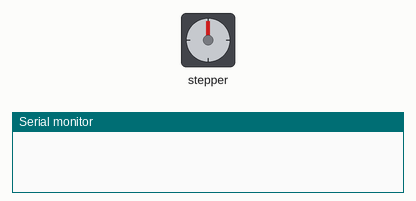
This sketch was run on a simulated Arduino Uno, built with avr-gcc and run on an emulated ATmega328P. Parts: stepper motor, the last lines printed to the serial monitor. Stepper angles assume 2048 steps per turn. At 20.0 s the program stops and its outputs stay as they are.

Above: at 0.27 s.
At 3.17 s:
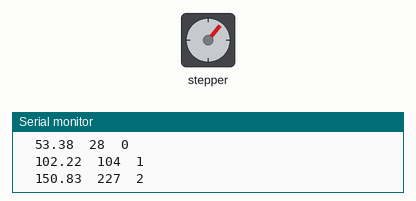
At 4.39 s:
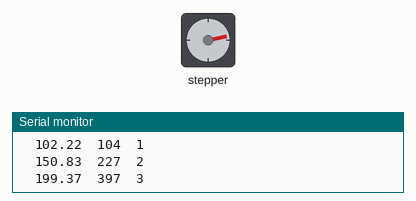
At 5.9 s:
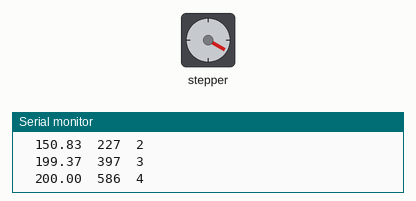
Timing chart, 0 to 7.4 s (numbered marks = the images above):
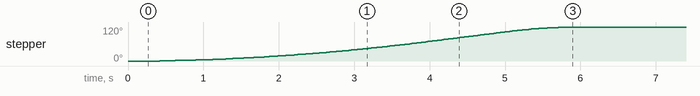

Measured:
- by itself, stepper: turns 120° clockwise in 5.4 s

The sketch:

UnoAccelStepperRunDemo.ino
```cpp
/*
   Uno sketch to drive a stepper motor using the AccelStepper library.
   Demonstrates acceleration using run(). Prints results every second.
   Runs stepper back and forth between limits. (Like Bounce demo program.)
   Works with a ULN-2003 unipolar stepper driver, or a bipolar, constant voltage motor driver
   such as the L298 or TB6612, or a step/direction constant current driver like the a4988.
   Initial Creation: 10/15/21  --jkl  jlarson@pacifier.com
      - Rev 1 - 11/7/21      -jkl
      - Rev 2 = 12/14/21   -jkl
*/
// Include the AccelStepper Library
#include <AccelStepper.h>
#include <elapsedMillis.h>

// Motor Connections (unipolar motor driver)
const int In1 = 8;
const int In2 = 9;
const int In3 = 10;
const int In4 = 11;
// Motor Connections (constant voltage bipolar H-bridge motor driver)
const int AIn1 = 8;
const int AIn2 = 9;
const int BIn1 = 10;
const int BIn2 = 11;
// Motor Connections (constant current, step/direction bipolar motor driver)
const int dirPin = 4;
const int stepPin = 5;

// Creates an instance - Pick the version you want to use and un-comment it. That's the only required change.
AccelStepper myStepper(AccelStepper::FULL4WIRE, AIn1, AIn2, BIn1, BIn2);  // works for TB6612 (Bipolar, constant voltage, H-Bridge motor driver)
//AccelStepper myStepper(AccelStepper::FULL4WIRE, In1, In3, In2, In4);    // works for ULN2003 (Unipolar motor driver)
//AccelStepper myStepper(AccelStepper::DRIVER, stepPin, dirPin);           // works for a4988 (Bipolar, constant current, step/direction driver)

elapsedMillis printTime;

void setup() {
  Serial.begin(115200);
  // set the maximum speed, acceleration factor, and the target position.
  myStepper.setMaxSpeed(200.0);   // the motor accelerates to this speed exactly without overshoot. Try other values.
  myStepper.setAcceleration(50.0);   // try other acceleration rates.
  myStepper.moveTo(1500);
  // For negative rotation
  //myStepper.moveTo(-10000);    // This will demonstrate a move in the negative direction.
}
int count = 0;    // tracks seconds to trigger an action if desired.
void loop() {
  float mSpeed;
  if (printTime >= 1000) {    // reports speed and position each second
    printTime = 0;
    mSpeed = myStepper.speed();
    Serial.print("  ");  //////
    Serial.print(mSpeed);
    Serial.print("  ");
    Serial.print(myStepper.currentPosition());
    Serial.print("  ");
    Serial.println(count);
    // uncomment an action to see the response
    //   in the serial monitor
    if (count++ == 4){
      //myStepper.moveTo(100);
      //myStepper.move(100);
      myStepper.setAcceleration(200.0);
      myStepper.stop();
    }
    if (count == 20) while(1);  ///////
  }
  myStepper.run();
}
```
